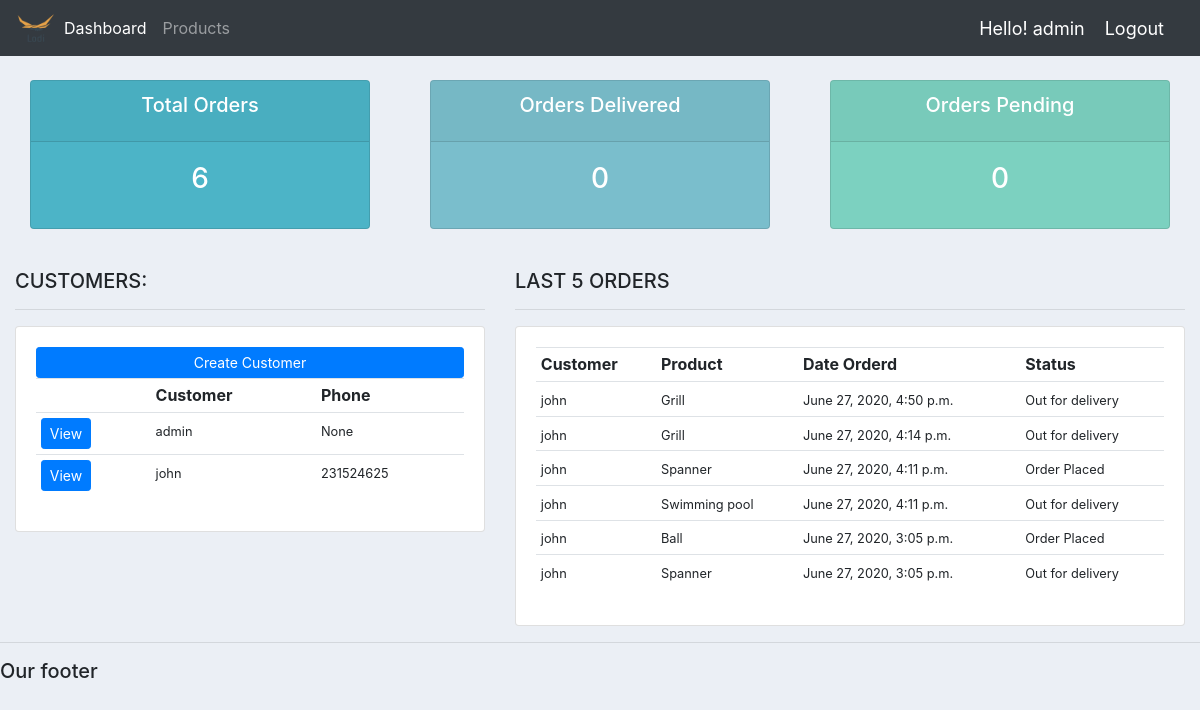
The page / (signed in) on the database its author committed.
### account/models.py (models this page shows, shortened)
class Customer(models.Model):
	user = models.OneToOneField(User,blank=True,null=True, on_delete=models.CASCADE)
	name = models.CharField(max_length=200, null=True)
	phone = models.CharField(max_length=200, null=True)
	email = models.CharField(max_length=200, null=True)
	profile_pic = models.ImageField(default='demo.png',null=True,blank=True)
	date_created = models.DateTimeField(auto_now_add=True, null=True)

class Order(models.Model):
	STATUS = (
			('Pending', 'Pending'),
			('Order Placed', 'Order Placed'),
			('Out for delivery', 'Out for delivery'),
			('Delivered', 'Delivered'),
			)
	customer = models.ForeignKey(Customer, null=True, on_delete= models.SET_NULL)
	product = models.ForeignKey(Product, null=True, on_delete= models.SET_NULL)
	date_created = models.DateTimeField(auto_now_add=True, null=True)
	status = models.CharField(max_length=200, null=True,default='Order Placed', choices=STATUS)

class Product(models.Model):
	CATEGORY = (
			('Indoor', 'Indoor'),
			('Out Door', 'Out Door'),
			)
	name = models.CharField(max_length=200, null=True)
	price = models.FloatField(null=True)
	category = models.CharField(max_length=200, null=True, choices=CATEGORY)
	description = models.CharField(max_length=200, null=True, blank=True)
	date_created = models.DateTimeField(auto_now_add=True, null=True)
	tags = models.ManyToManyField(Tag)
	def __str__(self):
		return self.name

### account/decorators.py (the view)
    def wrapper_func(request,*args, **kwargs):
        group = None
        if request.user.groups.exists():
                group = request.user.groups.all()[0].name
        if group == 'customer':
            return redirect('user-page')
        if group == 'admin':
             return view_func(request,*args, **kwargs)

### account/views.py (called while the page is built)
@login_required(login_url='login')
@admin_only
def home(request):
    order = Order.objects.all().order_by('-date_created')
    customer = Customer.objects.all()
    total_orders = order.count()
    order_delivered = order.filter(status='Delivered').count()
    order_pending = order.filter(status='Pending').count()
    homeDict = {
        'order': order,
        'customer': customer,
        'total_orders': total_orders,
        'order_delivered': order_delivered,
        'order_pending': order_pending,
    }
    return render(request, 'accounts/dashboard.html', homeDict)

### templates/accounts/dashboard.html
{%  extends 'accounts/main.html' %}
{% block content %}
{%  include 'accounts/status.html' %}
<br>
<div class="row">
	<div class="col-md-5">
		<h5>CUSTOMERS:</h5>
		<hr>
		<div class="card card-body">
			<a class="btn btn-primary  btn-sm btn-block" href="{% url 'create_customer' %}">Create Customer</a>
			<table class="table table-sm">
				<tr>
					<th></th>
					<th>Customer</th>
					<th>Phone</th>
				</tr>
			{% for customers in customer %}
				<tr>
					<th><a class="btn btn-sm btn-primary"href="{% url 'customer' customers.id %}">View</a></th>
					<th><small>{{customers.name}}</small></th>
					<th><small>{{customers.phone}}</small></th>
			{% endfor %}
			</table>
		</div>
	</div>
	<div class="col-md-7">
		<h5>LAST 5 ORDERS</h5>
		<hr>
		<div class="card card-body">
			<table class="table table-sm">
				<tr>
					<th>Customer</th>
					<th>Product</th>
					<th>Date Orderd</th>
					<th>Status</th>
				</tr>
			{% for orders in order %}
				<tr>
					<th><small>{{orders.customer.name}}</small></th>
					<th><small>{{orders.product}}</small></th>
					<th><small>{{orders.date_created}}</small></th>
					<th><small>{{orders.status}}</small></th>
			{% endfor %}
			</table>
		</div>
	</div>
</div>
{% endblock %}

### templates/accounts/main.html (shortened to what this page needs)
{% load static %}
<!DOCTYPE html>
<html>
<head>
	<link rel="stylesheet" href="https://stackpath.bootstrapcdn.com/bootstrap/4.3.1/css/bootstrap.min.css">
	<link rel="stylesheet" type="text/css" href="{% static '/account/css/main.css' %}">
</head>
<body>
	{%  include 'accounts/navbar.html' %}
	<div class="container-fluid">
	{% block content %}
	{% endblock %}
    </div>
	<hr>
	<h5>Our footer</h5>
</body>
</html>

### templates/accounts/navbar.html (shortened to what this page needs)
{% load static %}
<nav class="navbar navbar-expand-lg navbar-dark bg-dark">
  <img src="{% static '/images/logo.png' %}" height=40px weidth=80px >
  <div class="collapse navbar-collapse" id="navbarNav">
    <ul class="navbar-nav">
    {% if request.user.is_staff %}
      <li class="nav-item active">
        <a class="nav-link" href="{% url 'home' %}">Dashboard</a>
      </li>
      <li class="nav-item">
        <a class="nav-link" href="{% url 'product' %}">Products</a>
      </li>
    {% else %}
      <li class="nav-item">
        <a class="nav-link" href="{% url 'account_setting' %}">Setting</a>
      </li>
    {% endif %}
    </ul>
  </div>
  <span class = "hello-msg" >Hello! {{request.user}}</span>
  <span><a class = "hello-msg" href="{% url 'logout' %}">Logout</a></span>
</nav>

### templates/accounts/status.html
<br>
<div class="row">
	<div class="col">
		<div class="col-md">
			<div class="card text-center text-white  mb-3" id="total-orders">
			  	<div class="card-header">
			  		<h5 class="card-title">Total Orders</h5>
			  	</div>
			  	<div class="card-body">
			    	<h3 class="card-title">{{total_orders}}</h3>
			  	</div>
			</div>
		</div>
	</div>
	<div class="col">
		<div class="col-md">
			<div class="card text-center text-white  mb-3" id="orders-delivered">
			  	<div class="card-header">
			  		<h5 class="card-title">Orders Delivered</h5>
			  	</div>
			  	<div class="card-body">
			    	<h3 class="card-title">{{order_delivered}}</h3>
			  	</div>
			</div>
		</div>
	</div>
	<div class="col">
		<div class="col-md">
			<div class="card text-center text-white  mb-3" id="orders-pending">
			  	<div class="card-header">
			  		<h5 class="card-title">Orders Pending</h5>
			  	</div>
			  	<div class="card-body">
			    	<h3 class="card-title">{{order_pending}}</h3>
			  	</div>
			</div>
		</div>
	</div>
</div>

### static/account/css/main.css (style rules this page uses)
body { background-color: #ebeff5; }
#total-orders { background-color: #4cb4c7; }
#orders-delivered { background-color: #7abecc; }
#orders-pending { background-color: #7CD1C0; }

### templates/accounts/navbar.html (style rules this page uses)
.hello-msg { font-size:18px; color:#ffff; margin-right:20px; }

### rows shown on the page
Customer: name "admin", phone "None"
Customer: name "john", phone "231524625"
Order: customer.name "john", product "Grill", date_created "June 27, 2020, 4:50 p.m.", status "Out for delivery"
Order: customer.name "john", product "Grill", date_created "June 27, 2020, 4:14 p.m.", status "Out for delivery"
Order: customer.name "john", product "Spanner", date_created "June 27, 2020, 4:11 p.m.", status "Order Placed"
Order: customer.name "john", product "Swimming pool", date_created "June 27, 2020, 4:11 p.m.", status "Out for delivery"
Order: customer.name "john", product "Ball", date_created "June 27, 2020, 3:05 p.m.", status "Order Placed"
Order: customer.name "john", product "Spanner", date_created "June 27, 2020, 3:05 p.m.", status "Out for delivery"

### other values the page prints
{{ request.user }} "admin"
{{ total_orders }} "6"
{{ order_delivered }} "0"
{{ order_pending }} "0"
